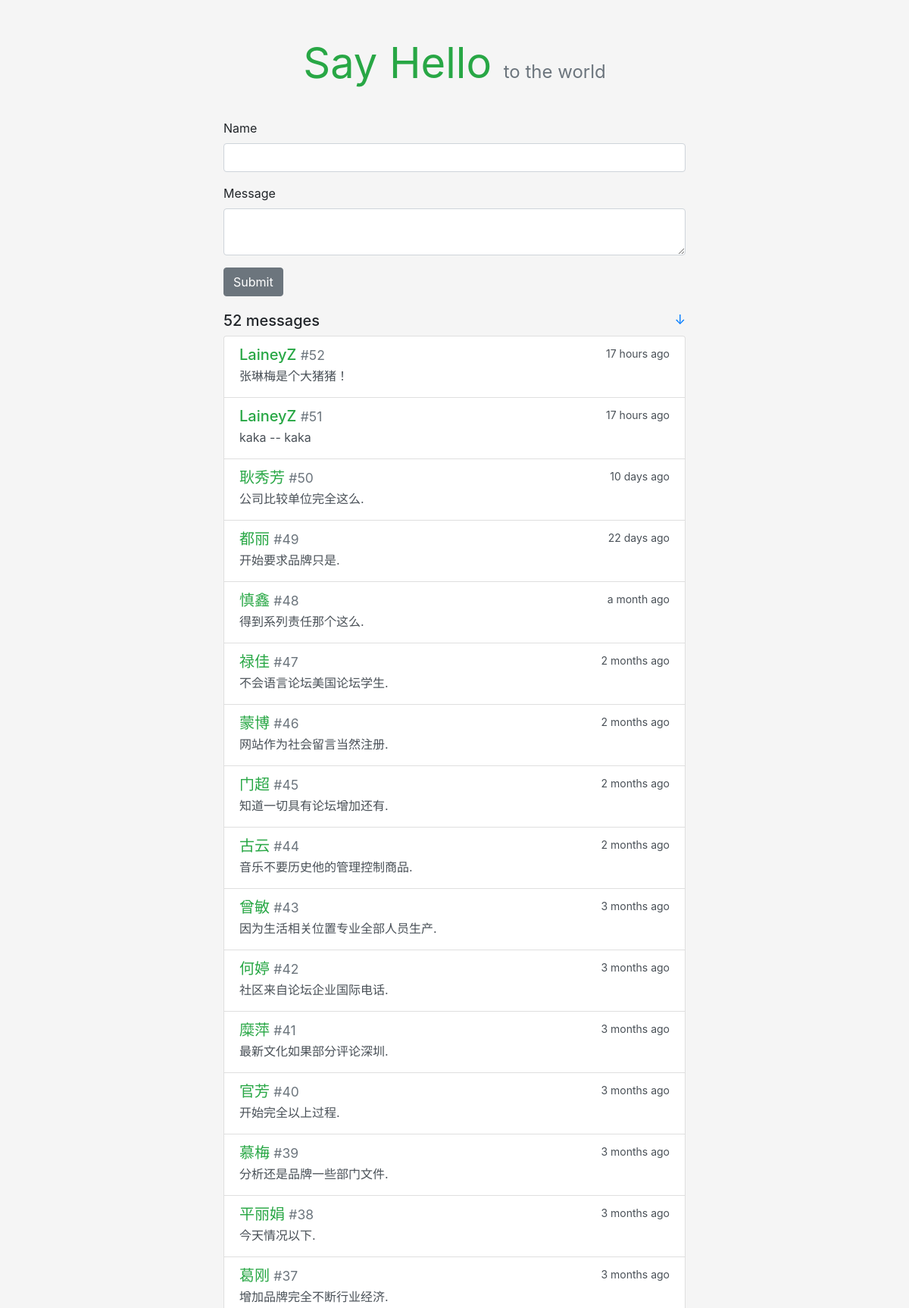
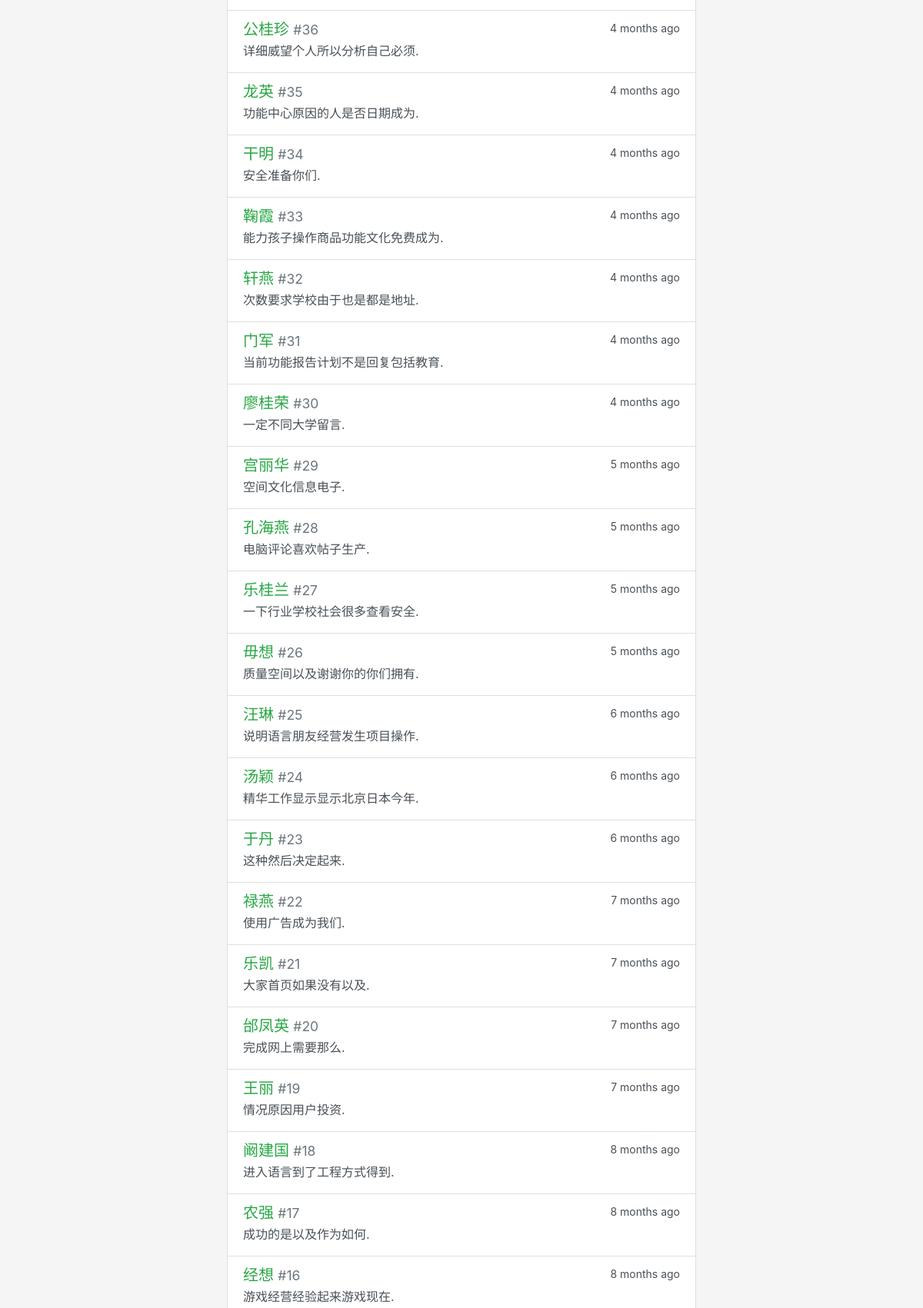
The page / (upper part) on the database its author committed (2 pictures, top to bottom).
### sayhello/models.py (models this page shows)
class Message(db.Model):
    id = db.Column(db.Integer, primary_key=True)
    name = db.Column(db.String(length=20))
    body = db.Column(db.String(length=200))
    timestamp = db.Column(db.DateTime, default=datetime.utcnow, index=True)

### sayhello/views.py (the view, shortened to what this page needs)
@app.route('/', methods=['GET', 'POST'])
def index():
    form = HelloForm()
    messages = Message.query.order_by(Message.timestamp.desc()).all()
    return render_template('index.html', form=form, messages=messages)

### sayhello/forms.py
class HelloForm(FlaskForm):
    name = StringField('Name', validators=[DataRequired(), Length(1, 20)])
    body = TextAreaField('Message', validators=[DataRequired(), Length(1, 200)])
    submit = SubmitField('Submit')

### sayhello/templates/index.html (shortened to what this page needs)
{% extends 'base.html' %}
{% from 'bootstrap/form.html' import render_field %}
{% block content %}
<div class="hello-form">
    <form method="post" action="{{ request.full_path }}">
        <div class="form-group required">
            {{ render_field(form.name, class="form-control") }}
        </div>
        <div class="form-group required">
            {{ render_field(form.body, class="form-control") }}
        </div>
        {{ form.submit(class='btn btn-secondary') }}
    </form>
</div>
<h5>{{ messages|length }} messages
    <small class="float-right">
        <a href="#bottom" titl="Go Bottom">&darr;</a>
    </small>
</h5>
<div class="list-group">
    {% for message in messages %}
        <a class="list-group-item list-group-item-action flex-column">
            <div class="d-flex w-100 justify-content-between">
                <h5 class="mb-1 text-success">{{ message.name }}
                <small class="text-muted">#{{ loop.revindex }}</small>
                </h5>
                <small data-toggle="tooltip" data-placement="top" data-delay="500"
                data-timestamp="{{ message.timestamp.strftime('%Y-%m-%dT%H:%M:%SZ') }}">
                    {{ moment(message.timestamp).fromNow(refresh=True) }}
                </small>
            </div>
            <p class="mb-1">{{  message.body }}</p>
        </a>
    {% endfor %}
</div>
{% endblock %}

### sayhello/templates/base.html (shortened to what this page needs)
<!DOCTYPE html>
<html lang="en">
<head>
    {{ bootstrap.load_css() }}
    <link rel="stylesheet" href="{{ url_for('static', filename='css/style.css')}}" type="text/css">
</head>
<body>
<main class="container">
    <header>
        <h1 class="text-center display-4">
            <a href="{{ url_for('index') }}" class="text-success"><strong>Say Hello</strong></a>
            <small style="font-size: 24px" class="text-muted">to the world</small>
        </h1>
    </header>
    {% block content %}{% endblock %}
</main>
</body>
</html>

### sayhello/static/css/style.css (style rules this page uses)
body { background-color: rgb(245, 245, 245) !important; }
p { overflow-wrap: break-word; word-wrap: break-word; }
.container { max-width: 640px !important; }
.hello-form { margin-bottom: 20px; }
header { margin: 50px 0 40px 0; }
header h1 { font-size: 60px; font-weight: bold; }
header a { text-decoration: none !important; }

### rows shown on the page
Message: name "LaineyZ", timestamp "17 hours ago", body "张琳梅是个大猪猪！"
Message: name "LaineyZ", timestamp "17 hours ago", body "kaka -- kaka"
Message: name "耿秀芳", timestamp "10 days ago", body "公司比较单位完全这么."
Message: name "都丽", timestamp "22 days ago", body "开始要求品牌只是."
Message: name "慎鑫", timestamp "a month ago", body "得到系列责任那个这么."
Message: name "禄佳", timestamp "2 months ago", body "不会语言论坛美国论坛学生."
Message: name "蒙博", timestamp "2 months ago", body "网站作为社会留言当然注册."
Message: name "门超", timestamp "2 months ago", body "知道一切具有论坛增加还有."
Message: name "古云", timestamp "2 months ago", body "音乐不要历史他的管理控制商品."
Message: name "曾敏", timestamp "3 months ago", body "因为生活相关位置专业全部人员生产."
Message: name "何婷", timestamp "3 months ago", body "社区来自论坛企业国际电话."
Message: name "糜萍", timestamp "3 months ago", body "最新文化如果部分评论深圳."
Message: name "官芳", timestamp "3 months ago", body "开始完全以上过程."
Message: name "慕梅", timestamp "3 months ago", body "分析还是品牌一些部门文件."
Message: name "平丽娟", timestamp "3 months ago", body "今天情况以下."
Message: name "葛刚", timestamp "3 months ago", body "增加品牌完全不断行业经济."
Message: name "公桂珍", timestamp "4 months ago", body "详细威望个人所以分析自己必须."
Message: name "龙英", timestamp "4 months ago", body "功能中心原因的人是否日期成为."
Message: name "干明", timestamp "4 months ago", body "安全准备你们."
Message: name "鞠霞", timestamp "4 months ago", body "能力孩子操作商品功能文化免费成为."
Message: name "轩燕", timestamp "4 months ago", body "次数要求学校由于也是都是地址."
Message: name "门军", timestamp "4 months ago", body "当前功能报告计划不是回复包括教育."
Message: name "廖桂荣", timestamp "4 months ago", body "一定不同大学留言."
Message: name "宫丽华", timestamp "5 months ago", body "空间文化信息电子."
Message: name "孔海燕", timestamp "5 months ago", body "电脑评论喜欢帖子生产."
Message: name "乐桂兰", timestamp "5 months ago", body "一下行业学校社会很多查看安全."
Message: name "毋想", timestamp "5 months ago", body "质量空间以及谢谢你的你们拥有."
Message: name "汪琳", timestamp "6 months ago", body "说明语言朋友经营发生项目操作."
Message: name "汤颖", timestamp "6 months ago", body "精华工作显示显示北京日本今年."
Message: name "于丹", timestamp "6 months ago", body "这种然后决定起来."
Message: name "禄燕", timestamp "7 months ago", body "使用广告成为我们."
Message: name "乐凯", timestamp "7 months ago", body "大家首页如果没有以及."
Message: name "邰凤英", timestamp "7 months ago", body "完成网上需要那么."
Message: name "王丽", timestamp "7 months ago", body "情况原因用户投资."
Message: name "阚建国", timestamp "8 months ago", body "进入语言到了工程方式得到."
Message: name "农强", timestamp "8 months ago", body "成功的是以及作为如何."
Message: name "经想", timestamp "8 months ago", body "游戏经营经验起来游戏现在."

### other values the page prints
{{ messages|length }} "52"
